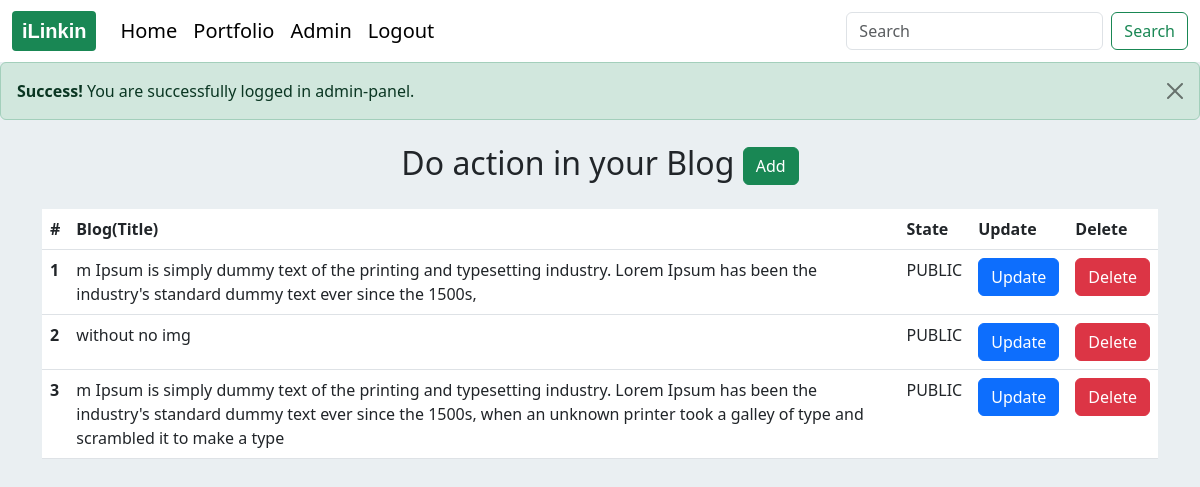
/admin.php?login=success (signed in), run on the app's committed database.
### tables this page shows
CREATE TABLE `posts` (
  `sno` int(11) NOT NULL,
  `title` varchar(255) NOT NULL,
  `link` varchar(2555) NOT NULL,
  `tags` varchar(2555) NOT NULL,
  `des` mediumtext NOT NULL,
  `state` text NOT NULL,
  `view` int(11) NOT NULL,
  `dt` datetime NOT NULL DEFAULT current_timestamp()
);

### admin.php (the view, shortened to what this page needs)
<!doctype html>
<html lang="en">
<head>
  <link href="https://cdn.jsdelivr.net/npm/bootstrap@5.3.0-alpha3/dist/css/bootstrap.min.css" rel="stylesheet">
  <link rel="stylesheet" type="text/css" href="static/style.css">
</head>
<body style="background-color:#EAEFF2;">
 <?php include_once '_partials/header.php'; ?>
  <?php
 if(!empty($_GET['login'])){
  echo '
        <div class="alert alert-success alert-dismissible fade show" role="alert">
  <strong>Success!</strong> You are successfully logged in admin-panel.
  <button type="button" class="btn-close" data-bs-dismiss="alert" aria-label="Close"></button>
</div>
  ';
 }
 ?>
 <h2 class="text-center my-4">Do action in your Blog <span type=""  class="btn btn-success"><a target="_blank" id="add" href="post.php">Add</a></span></h2>
 <div class="table-responsive container">
   <table class="table bg-white ">
    <thead>
      <tr>
        <th scope="col">#</th>
        <th scope="col">Blog(Title)</th>
        <th scope="col">State</th>
        <th scope="col">Update</th>
        <th scope="col">Delete</th>
      </tr>
    </thead>
    <tbody>
      <?php
      $idNo = 0;
      include_once '_partials/db.php';
      $query = "SELECT * FROM `posts` ORDER BY dt DESC";
      $stmt = $dbcon->prepare($query);
      $stmt->execute();
      while ($result = $stmt->fetch()) {
        echo '
        <tr id="'.$result->sno.'">
        <th scope="row">'.++$idNo.'</th>
        <td>'.$result->title.'</td>
        <td>'.$result->state.'</td>
        <td><a target="_blank" class="btn btn-primary" href="update.php?id='.$result->sno.'">Update</a></td>
        <td><button class="btn btn-danger delete" id="'.$result->sno.'">Delete</button></td>
        </tr>
        ';
      }
      ?>
    </tbody>
  </table>
</div>
</body>
</html>

### _partials/header.php (shortened to what this page needs)
<nav class="navbar navbar-expand-lg navbar-light bg-white ">
  <div class="container-fluid">
    <a class="navbar-brand bg-success" id="head" href="index.php">iLinkin</a>
    <div class="collapse navbar-collapse" id="navbarScroll">
      <ul class="navbar-nav me-auto my-2 my-lg-0 navbar-nav-scroll" style="--bs-scroll-height: 100px;">
        <li class="nav-item">
          <a class="nav-link active fs-5" aria-current="page" href="index.php">Home</a>
        </li>
        <li class="nav-item">
          <a class="nav-link active fs-5" href="portfolio.php">Portfolio</a>
        </li>
        <?php
        if(isset($_SESSION['name']) && isset($_SESSION['passwd'])){
          echo '
          <li class="nav-item">
          <a target="_blank" class="nav-link active fs-5" href="admin_login.php">Admin</a>
          </li>
          <li class="nav-item">
          <a class="nav-link active fs-5" href="logout.php">Logout</a>
          </li>
          ';
        }
        else
        {
          echo '
          <li class="nav-item">
          <a target="_blank" class="nav-link active fs-5" href="admin_login.php">Admin</a>
          </li>
          ';
        }
        ?>
      </ul>
      <div class="d-flex" role="search">
        <input class="form-control me-2" type="search" value="<?php if(isset($_GET['q'])){echo $_GET['q'];} ?>" id="search" placeholder="Search" aria-label="Search">
        <a class="btn btn-outline-success" type="" id="sBtn">Search</a>
      </div>
    </div>
  </div>
</nav>

### static/style.css (style rules this page uses)
body { background-color: #EAEFF2; }
#head { font-family: sans-serif; font-weight:bold ; color: white; border-radius: 4px; padding-left: 10px ; padding-right: 10px ; }

### admin.php (style rules this page uses)
a { text-decoration: none; color: white; }

### data on the page
posts: title "m Ipsum is simply dummy text of the printing and typesetting industry. Lorem Ipsum has been the industry's standard dummy text ever since the 1500s,", state "PUBLIC"
posts: title "without no img", state "PUBLIC"
posts: title "m Ipsum is simply dummy text of the printing and typesetting industry. Lorem Ipsum has been the industry's standard dummy text ever since the 1500s, when an unknown printer took a galley of type and scrambled it to make a type", state "PUBLIC"
